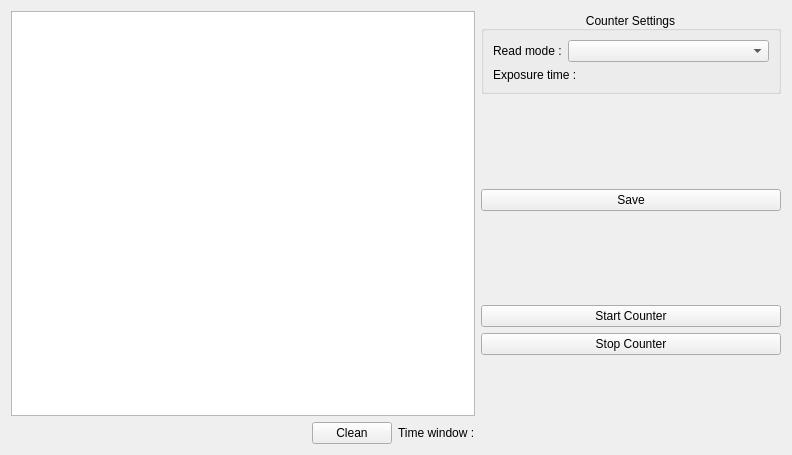
<?xml version="1.0" encoding="UTF-8"?>
<ui version="4.0">
 <class>Form</class>
 <widget class="QWidget" name="Form">
  <property name="geometry">
   <rect>
    <x>0</x>
    <y>0</y>
    <width>792</width>
    <height>455</height>
   </rect>
  </property>
  <property name="sizePolicy">
   <sizepolicy hsizetype="Expanding" vsizetype="Expanding">
    <horstretch>0</horstretch>
    <verstretch>0</verstretch>
   </sizepolicy>
  </property>
  <property name="windowTitle">
   <string>Form</string>
  </property>
  <layout class="QGridLayout" name="gridLayout">
   <item row="0" column="0">
    <layout class="QGridLayout" name="gridLayout_7">
     <item row="0" column="1">
      <layout class="QVBoxLayout" name="verticalLayout_3">
       <item>
        <widget class="PlotWidget" name="graph"/>
       </item>
       <item>
        <layout class="QHBoxLayout" name="time_window_layout">
         <item>
          <spacer name="horizontalSpacer_3">
           <property name="orientation">
            <enum>Qt::Horizontal</enum>
           </property>
           <property name="sizeHint" stdset="0">
            <size>
             <width>40</width>
             <height>20</height>
            </size>
           </property>
          </spacer>
         </item>
         <item>
          <widget class="QPushButton" name="clean">
           <property name="maximumSize">
            <size>
             <width>100</width>
             <height>16777215</height>
            </size>
           </property>
           <property name="text">
            <string>Clean</string>
           </property>
          </widget>
         </item>
         <item>
          <widget class="QLabel" name="time_window_label">
           <property name="text">
            <string>Time window :</string>
           </property>
          </widget>
         </item>
        </layout>
       </item>
      </layout>
     </item>
     <item row="0" column="2">
      <layout class="QVBoxLayout" name="verticalLayout_14">
       <item>
        <layout class="QVBoxLayout" name="verticalLayout_13">
         <item>
          <widget class="QGroupBox" name="counter_settings_2">
           <property name="maximumSize">
            <size>
             <width>300</width>
             <height>16777215</height>
            </size>
           </property>
           <property name="styleSheet">
            <string notr="true"/>
           </property>
           <property name="title">
            <string>Counter Settings</string>
           </property>
           <property name="alignment">
            <set>Qt::AlignBottom|Qt::AlignHCenter</set>
           </property>
           <layout class="QVBoxLayout" name="verticalLayout_12">
            <item>
             <layout class="QHBoxLayout" name="read_modes_layout">
              <item>
               <widget class="QLabel" name="read_modes_label">
                <property name="text">
                 <string>Read mode :</string>
                </property>
               </widget>
              </item>
              <item>
               <widget class="QComboBox" name="read_modes">
                <property name="sizePolicy">
                 <sizepolicy hsizetype="Expanding" vsizetype="Fixed">
                  <horstretch>0</horstretch>
                  <verstretch>0</verstretch>
                 </sizepolicy>
                </property>
               </widget>
              </item>
             </layout>
            </item>
            <item>
             <layout class="QHBoxLayout" name="exposure_time_layout">
              <item>
               <widget class="QLabel" name="counter_exposure_time_label">
                <property name="text">
                 <string>Exposure time :</string>
                </property>
               </widget>
              </item>
             </layout>
            </item>
           </layout>
          </widget>
         </item>
         <item>
          <spacer name="verticalSpacer_2">
           <property name="orientation">
            <enum>Qt::Vertical</enum>
           </property>
           <property name="sizeHint" stdset="0">
            <size>
             <width>20</width>
             <height>40</height>
            </size>
           </property>
          </spacer>
         </item>
         <item>
          <widget class="QPushButton" name="save">
           <property name="maximumSize">
            <size>
             <width>300</width>
             <height>16777215</height>
            </size>
           </property>
           <property name="text">
            <string>Save</string>
           </property>
          </widget>
         </item>
         <item>
          <spacer name="verticalSpacer">
           <property name="orientation">
            <enum>Qt::Vertical</enum>
           </property>
           <property name="sizeHint" stdset="0">
            <size>
             <width>20</width>
             <height>40</height>
            </size>
           </property>
          </spacer>
         </item>
         <item>
          <widget class="QPushButton" name="start_acquisition">
           <property name="maximumSize">
            <size>
             <width>300</width>
             <height>16777215</height>
            </size>
           </property>
           <property name="text">
            <string>Start Counter</string>
           </property>
          </widget>
         </item>
         <item>
          <widget class="QPushButton" name="stop_acquisition">
           <property name="maximumSize">
            <size>
             <width>300</width>
             <height>16777215</height>
            </size>
           </property>
           <property name="text">
            <string>Stop Counter</string>
           </property>
          </widget>
         </item>
         <item>
          <spacer name="verticalSpacer_5">
           <property name="orientation">
            <enum>Qt::Vertical</enum>
           </property>
           <property name="sizeHint" stdset="0">
            <size>
             <width>20</width>
             <height>40</height>
            </size>
           </property>
          </spacer>
         </item>
        </layout>
       </item>
      </layout>
     </item>
    </layout>
   </item>
  </layout>
 </widget>
 <customwidgets>
  <customwidget>
   <class>PlotWidget</class>
   <extends>QGraphicsView</extends>
   <header location="global">pyqtgraph</header>
  </customwidget>
 </customwidgets>
 <resources/>
 <connections/>
</ui>
